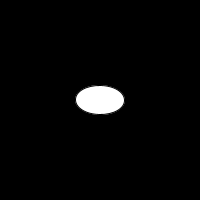
Frame 1 (no input)
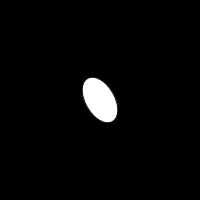
Frame 60 (the mouse pressed at the canvas centre just before this capture)
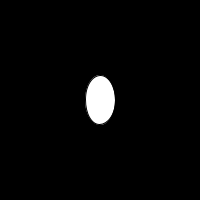
Frame 120 (the mouse held since frame 60 and released just before this capture)

The Processing sketch that drew these frames (run headless with seeded random() and noise(); from frame 60 on, the mouse is pressed at the canvas centre):

// Processing sketch: Rotation
// ── Rotation.pde
int angle, initangle;
boolean rotated = true;

void setup() {
  size(200, 200);
  angle = 0;
  initangle = 0;
}

void draw() {
  background(0);
  
  if (angle < 90) {
    angle++;
    println(initangle);
  }else{
    rotated = true;
  }

  // What's unclear to me here is why the translate is necessary.
  // If you could explain it that would be great.
  translate(width/2, height/2);
  rotate(radians(initangle*90));
  rotate(radians(angle));
  translate(-width/2, -height/2);
  ellipse(width/2,height/2, 50, 30);

}

void keyPressed() {

  if(rotated){
    angle = 0;
    initangle++;
  }
  rotated = false;
}
